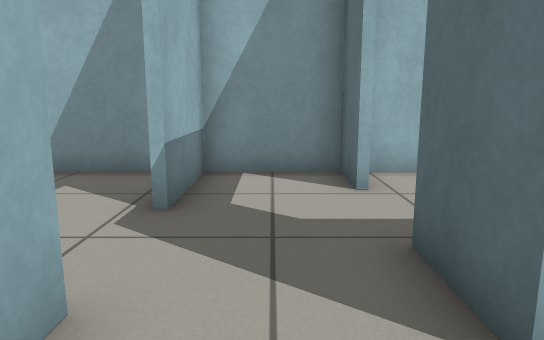
[1] (above)

17 first-person views from a walk through a robot-simulator world made for Gazebo. The camera is 0.72 m above the floor, tilts 10° down and sees 70° across. The floor is counted in squares, 0.5 m on a side. Each view is taken from the middle of a square. On the plan, view 1 faces up. The plan holds only what a view shows up to about 16 squares ahead; the rest is blank.

[2]
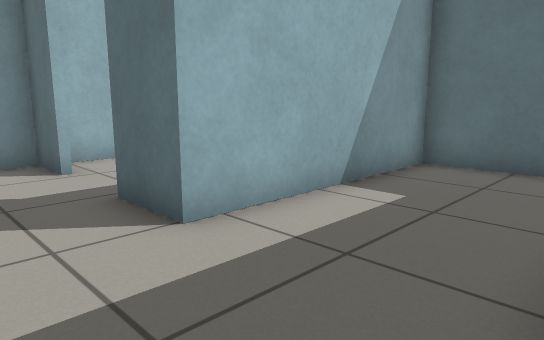

[3]
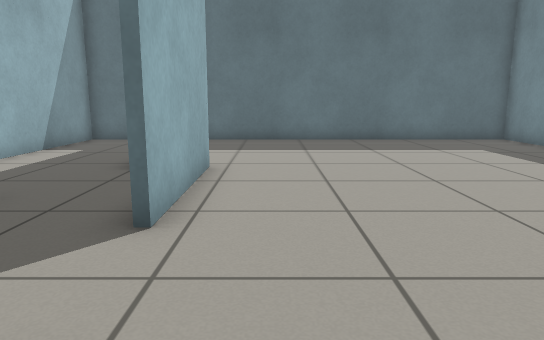

[4]
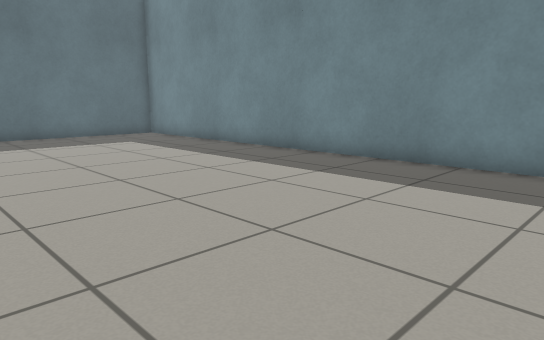

[5]
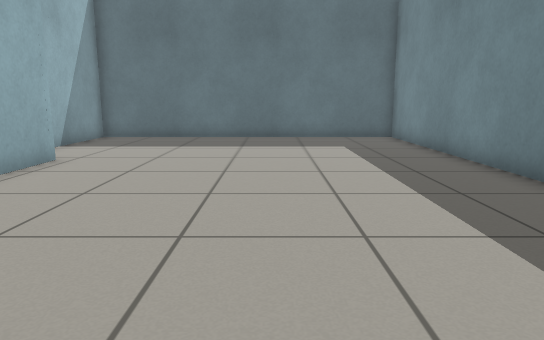

[6]
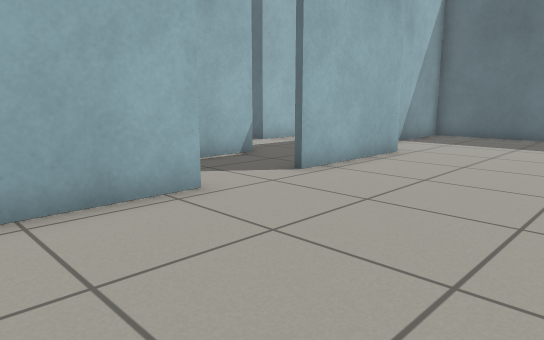

[7]
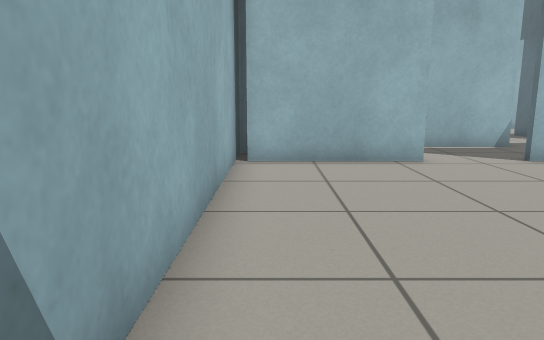

[8]
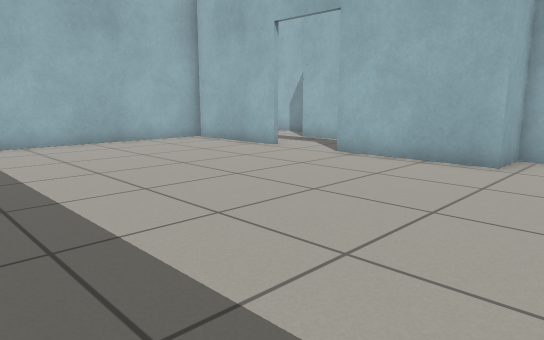

[9]
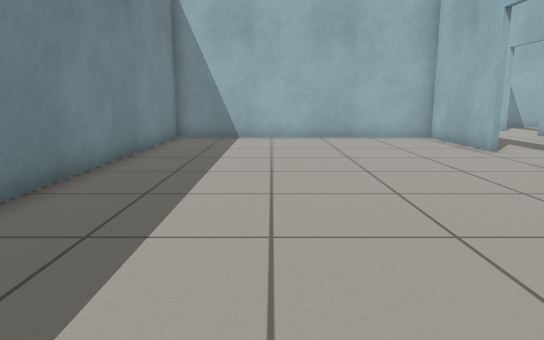

[10]
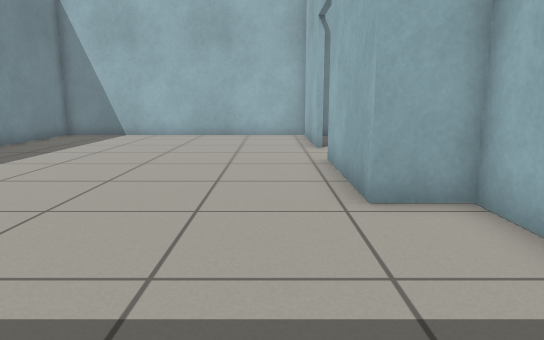

[11]
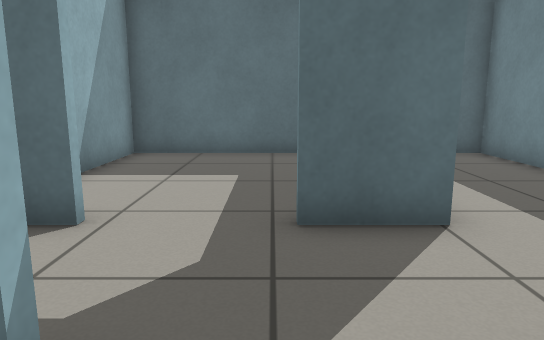

[12]
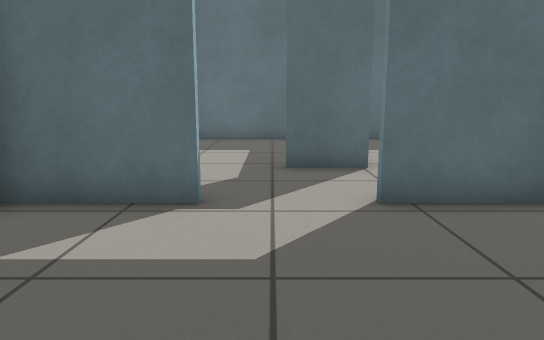

[13]
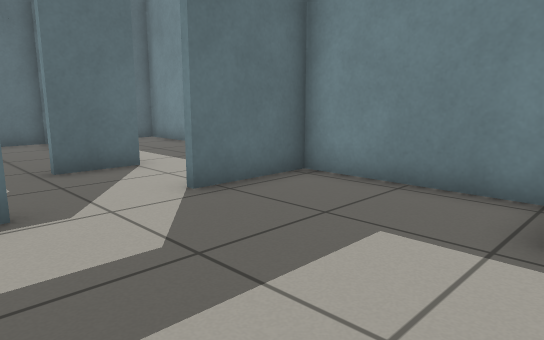

[14]
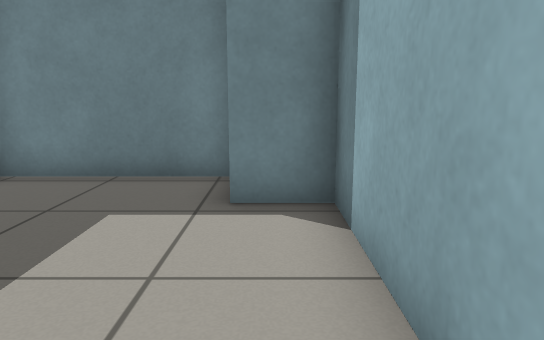

[15]
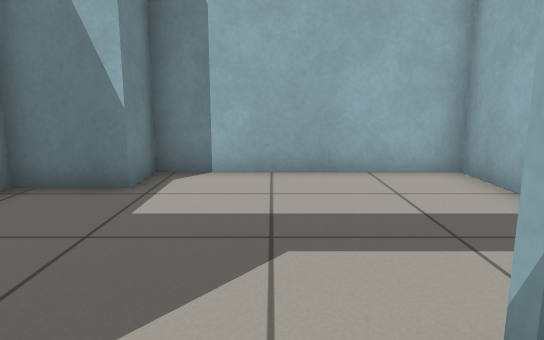

[16]
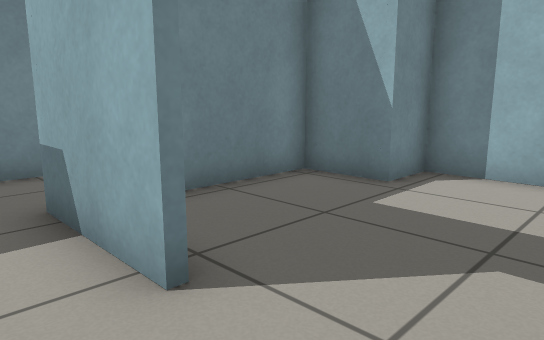

[17]
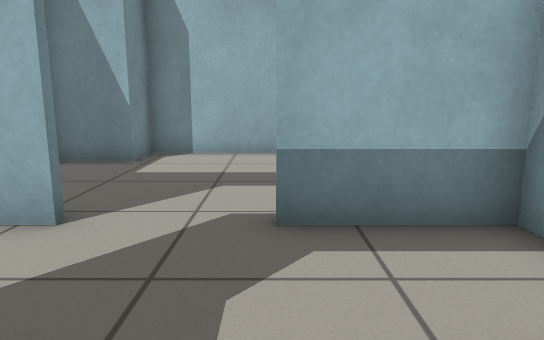

### Floor plan
Points are (right, up) in squares from view 1. A wall is a line through its corners. A room is listed if a view was taken in it or the views show most of it. See-through windows are left out.
Room 1 (views 1, 2)
walls: (-1.4, 1.5) (-1.4, -0.6) (-6.6, -0.6); (-2.1, -3.4) (-1.4, -3.4); (5.2, -1.9) (8, -1.9); (7.9, -2) (7.9, 2); (8, 1.9) (1.4, 1.9)
ways out: opening at (-4, -3.5) to room 2; opening at (0, 2) to room 4; opening at (-8, -1)
Room 2 (views 3, 4, 5, 6, 7, 8, 9, 10)
walls: (-5.2, -3.6) (-9.6, -3.6); (-9.9, -2) (-9.9, -13.9) (7.9, -13.9) (7.9, -2); (8, -2.1) (1.6, -2.1) (1.6, -3.6) (-2.8, -3.6)
ways out: opening at (-4, -3.5) to room 1
Room 3 (views 11, 12, 13, 14)
walls: (-1.6, 5) (-1.6, 7.9); (-2.4, 7.9) (-7.9, 7.9) (-7.9, 1.6) (-6.4, 1.6) (-6.4, -0.4) (-1.6, -0.4) (-1.6, 2.5)
ways out: opening at (-1.5, 3.5) to room 4
Room 4 (views 15, 16)
walls: (-1.4, 2.5) (-1.4, 1.5); (1.4, 1.9) (1.4, 3.8); (1.4, 6.2) (1.4, 7.9) (-1.4, 7.9) (-1.4, 5)
ways out: opening at (0, 2) to room 1; opening at (-1.5, 3.5) to room 3; opening at (1.5, 5) to room 5
Room 5 (view 17)
walls: (3.2, 7.9) (2, 7.9); (7.9, 2) (7.9, 7.9) (4.8, 7.9)
ways out: opening at (1.5, 5) to room 4

Positions as (right, up) in squares from view 1, and headings:
1: (0, 0), facing up
2: (-1, -2), facing up-right
3: (-7, -5), facing right
4: (-9, -5), facing down-right
5: (-8, -9), facing right
6: (-9, -9), facing up-right
7: (-9, -13), facing up
8: (4, -13), facing up-left
9: (6, -10), facing left
10: (7, -5), facing left
11: (-3, 4), facing right
12: (-7, 4), facing right
13: (-7, 6), facing down-right
14: (-7, 7), facing down
15: (0, 4), facing left
16: (0, 5), facing down-left
17: (3, 5), facing left
